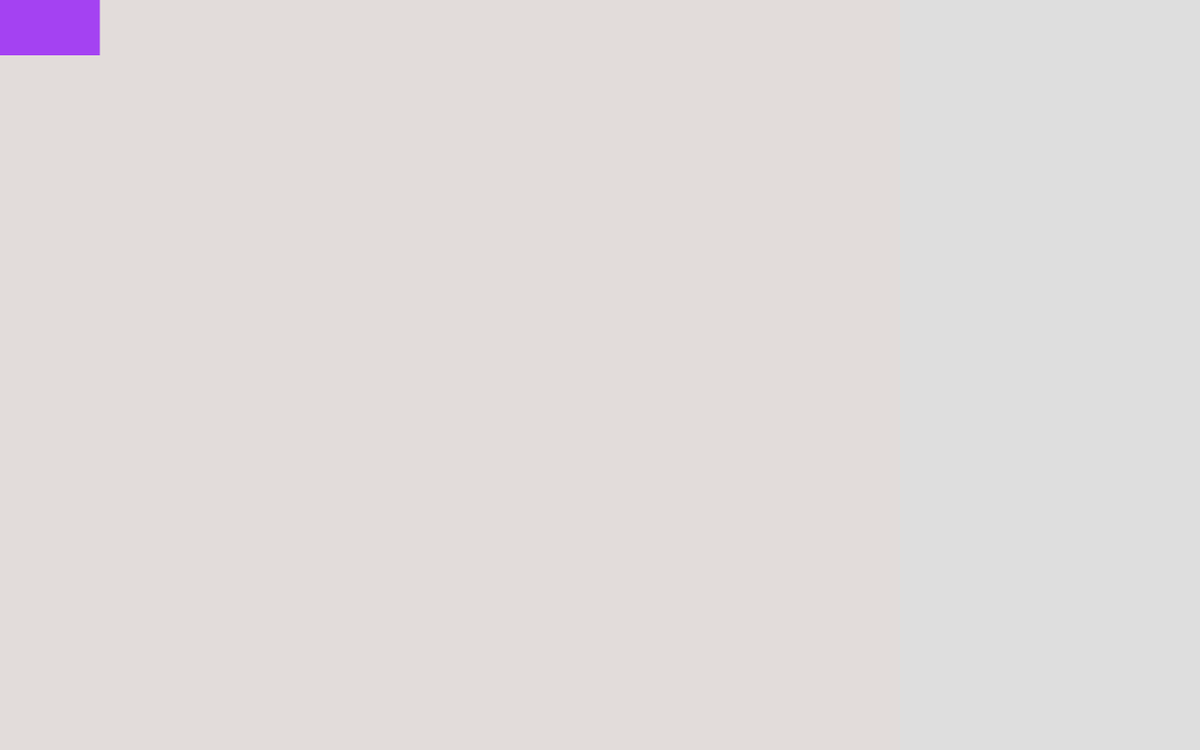
Frame 1 (no input)
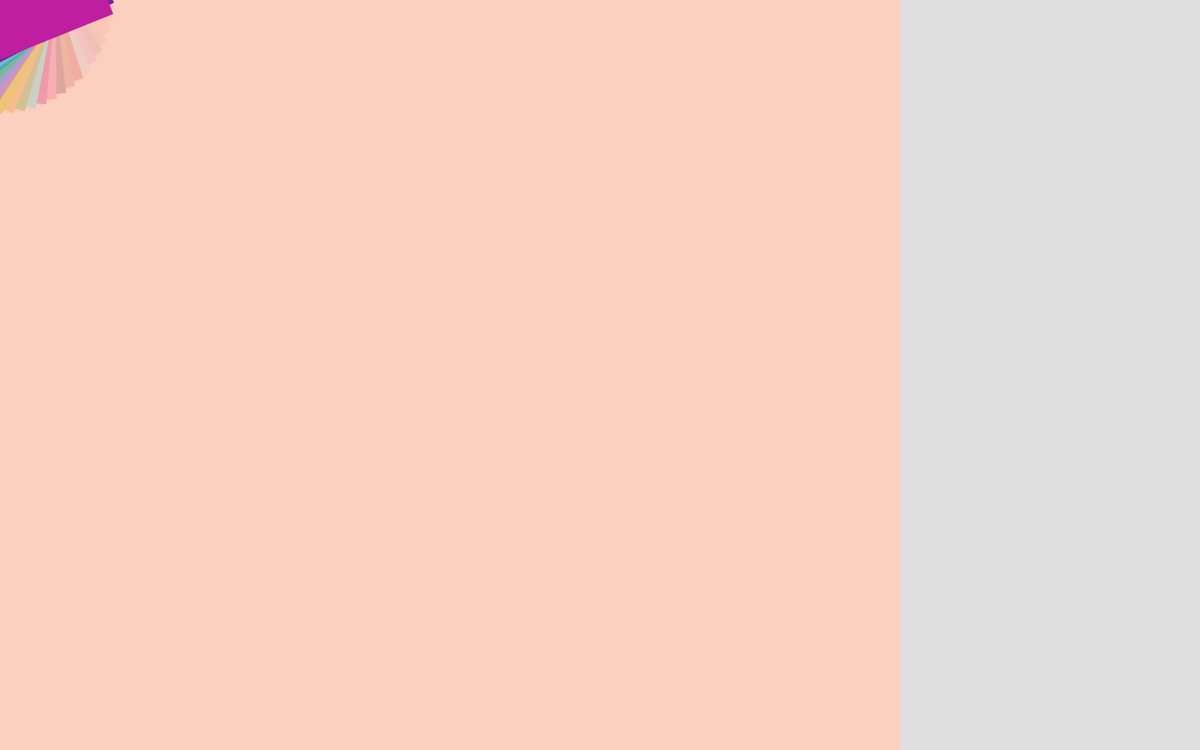
Frame 60 (the mouse pressed at the canvas centre just before this capture)
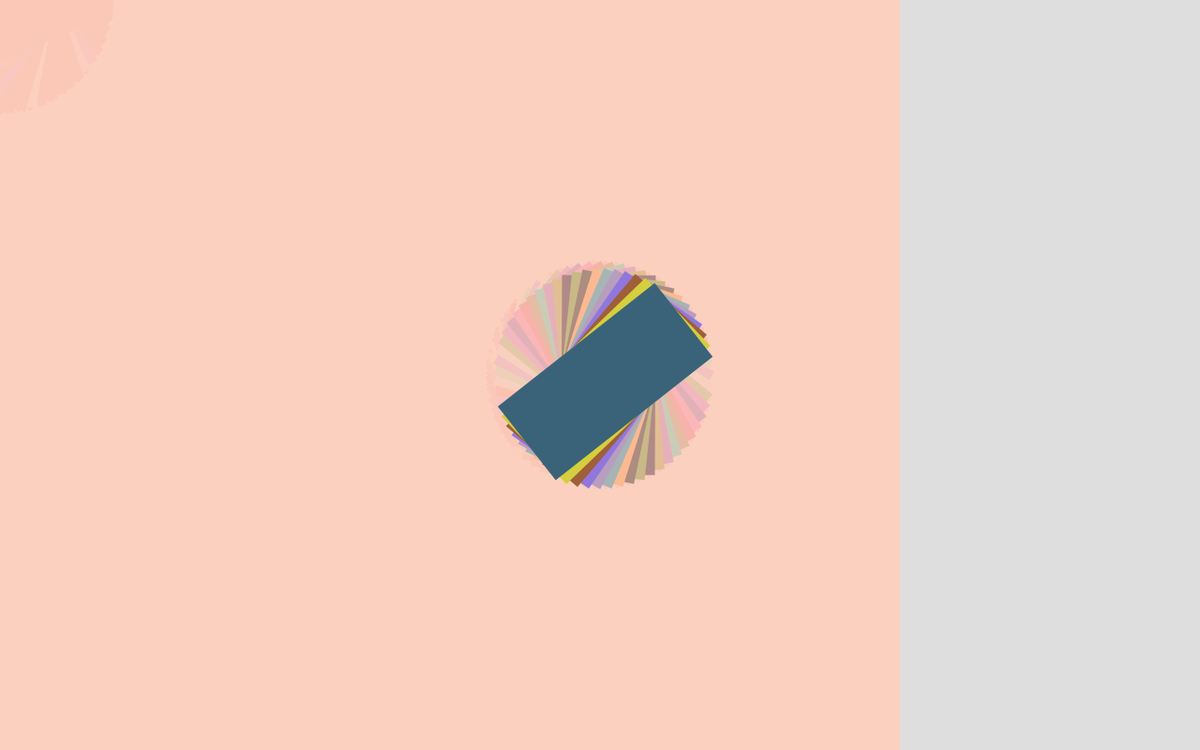
Frame 120 (the mouse held since frame 60 and released just before this capture)

The Processing sketch that drew these frames (run headless with seeded random() and noise(); from frame 60 on, the mouse is pressed at the canvas centre):

// Processing sketch: processing_103905
// ── processing_103905.pde

float r = 0;

void setup() {
  size (1280, 800);
  background (#DEDEDE);
  
}

  void draw() {
    
    
    rectMode(CENTER);
    fill(#FCCDB8, 30);
    noStroke();
    rect(width/4, height/2, width, height);
    
    //rect(width/1, height/2, width, height);
    //rectMode(CENTER);
    
    fill(random(255), random(255), random(255));
    translate(mouseX, mouseY);
    noStroke();
    smooth();
    rotate(r);
    rect(0, 9, width/6, height/8);
    
    r = r + 0.1;
    
  }
